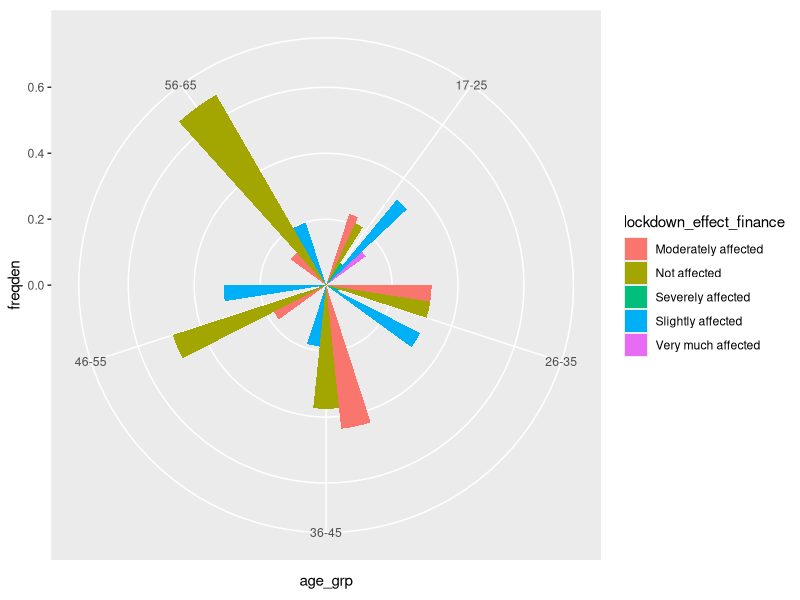
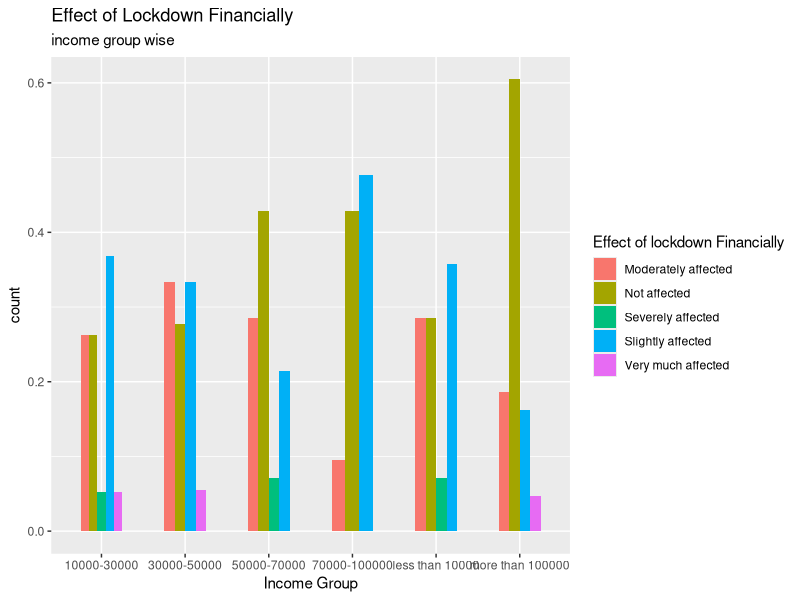
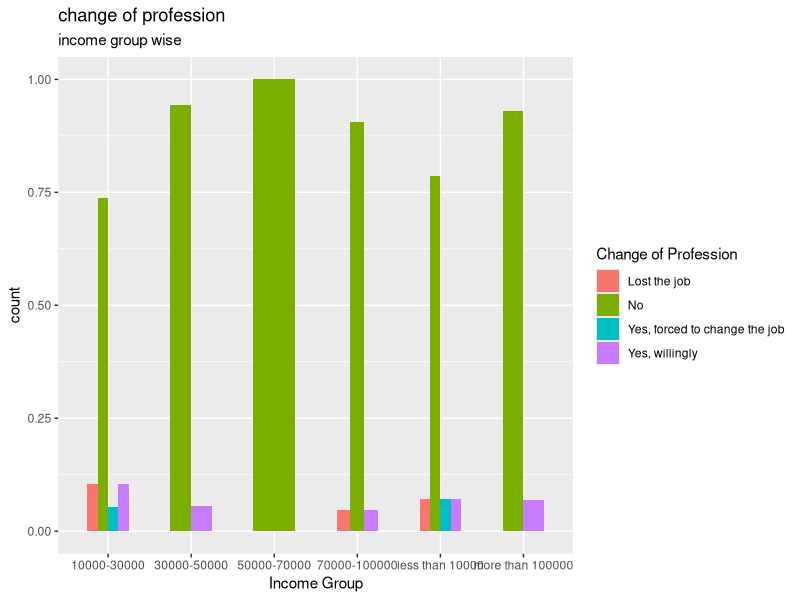

Generate these figures, in order, with R:
library(dplyr)
library(stringr)
library(ggplot2)

df1 <- read.csv("data2.csv",as.is = c(1:5),na.strings = '')


df2 <- df1[-1]
glimpse(df2)
summary(df2)
head(df2)
apply(df2,2,table)

vec1 <- c("age","gender","location","profession","income_per_month","covid_affected","vaccinated_no_of_doses",
          "lockdown_effect_finance","lockdown_effect_physically","lockdown_effect_mentally",
          "comorbidity","exercise_freq","view_on_exercise","traveling_freq_work",
          "traveling_freq_emergency","traveling_freq_vacation","covid_precautions",
          "covid_effect_on_work","profession_change","focus_on_physical_health",
          "focus_on_mental_health","focus_on_finance")
ncol(df2)
colnames(df2) <- vec1
glimpse(df2)
df2$age <- as.integer(df2$age)
table(df2$age)


df3 <- df2%>%
  mutate_at(c(3,4),tolower)
glimpse(df3)
mapply(levels,df3)



levels(df3$vaccinated_no_of_doses) <- c(0,2,1)

table(df3$location)
table(df3$profession)
glimpse(df3)
table(df3$covid_affected)
df3$covid_affected1 = df3$covid_affected
levels(df3$covid_affected1) <- c(0,0,NA,1)
df3$covid_affected1


df3$profession1 <- df3$profession

table(df3$profession1)


summary(df3$age)
df3$profession1[which(str_detect(df3$profession1,c("student|nursing|studying")))] = "student"
df3$profession1[which(str_detect(df3$profession1,c("home|house|retired|retd|graduate|no")))] = "unemployed"
df3$profession1[which(str_detect(df3$profession1,c("student|unemployed"),negate = T))] = "employed" 
table(df3$profession1)

df3 <- df3[complete.cases(df3$age),]

age_gr1 <- 17:25
age_gr2 <- 26:35
age_gr3 <- 36:45
age_gr4 <- 46:55
age_gr5 <- 56:65

group_div <- function(x){
  if(x %in% age_gr1){
    paste0("17-25")
  }else if(x %in% age_gr2){
    paste0("26-35")
  }else if(x %in% age_gr3){
    paste0("36-45")
  }else if(x %in% age_gr4){
    paste0("46-55")
  }else if(is.na(x)){
    print(NA)
  }else{
    "56-65"
  }    
}
df3$age_grp <- sapply(df3$age,group_div)





##################Q1
#age-wise effect of lockdown financially

age_count <- df3 %>% 
  group_by(age_grp) %>% 
  summarise(count= n())

age_count

df_age <- df3 %>% 
  group_by(age_grp,lockdown_effect_finance) %>% 
  summarise(count = n())
df_age

tab <- data.frame(table(df_age$age_grp))
tab

df_age$total <- rep(age_count$count,times=tab$Freq)
df_age$freqden <- df_age$count/df_age$total
names(df3)
df3$lockdown_effect_finance


ggplot(data=df_age ,aes(x= age_grp,y= freqden ,fill= lockdown_effect_finance ))+
  geom_bar(position="dodge",stat="identity",width =0.5)+coord_polar()
labs(y="Count",x="Age group",title="Effect of Lockdown Financially",
     fill= "Effect of lockdown Financially", subtitle = "Age wise",fill="Frequency density")


#####################################
#Income group wise effect of lock down financially

df_fin1 <- subset(df3,profession1 != "student",select = c("income_per_month","lockdown_effect_finance"))

igrp_count <- df_fin1 %>% 
  group_by(income_per_month) %>% 
  summarise(count= n())


df_fin <- df_fin1 %>% 
  group_by(income_per_month,lockdown_effect_finance) %>% 
  summarise(count = n())

tab2 <- data.frame(table(df_fin$income_per_month))


df_fin$total <- rep(igrp_count$count,times=tab2$Freq)
df_fin$freqden <- df_fin$count/df_fin$total

ggplot(data=df_fin ,aes(x= income_per_month,y= freqden ,fill= lockdown_effect_finance ))+
  geom_bar(position="dodge",stat="identity",width =0.5)+
  labs(y="count",x="Income Group",title="Effect of Lockdown Financially",
       fill= "Effect of lockdown Financially", subtitle = "income group wise",fill="Frequency density")


#####################################################
#Change of profession in every income group


df_fin2 <- subset(df3,profession1 != "student",select = c("income_per_month","profession_change"))

igrp_count <- df_fin2 %>% 
  group_by(income_per_month) %>% 
  summarise(count= n())


df_fina <- df_fin2 %>% 
  group_by(income_per_month,profession_change) %>% 
  summarise(count = n())

tab2 <- data.frame(table(df_fina$income_per_month))


df_fina$total <- rep(igrp_count$count,times=tab2$Freq)
df_fina$freqden <- df_fina$count/df_fina$total

ggplot(data=df_fina ,aes(x= income_per_month,y= freqden ,fill= profession_change ))+
  geom_bar(position="dodge",stat="identity",width =0.5)+
  labs(y="count",x="Income Group",title="change of profession",
       fill= "Change of Profession", subtitle = "income group wise",fill="Frequency density")
